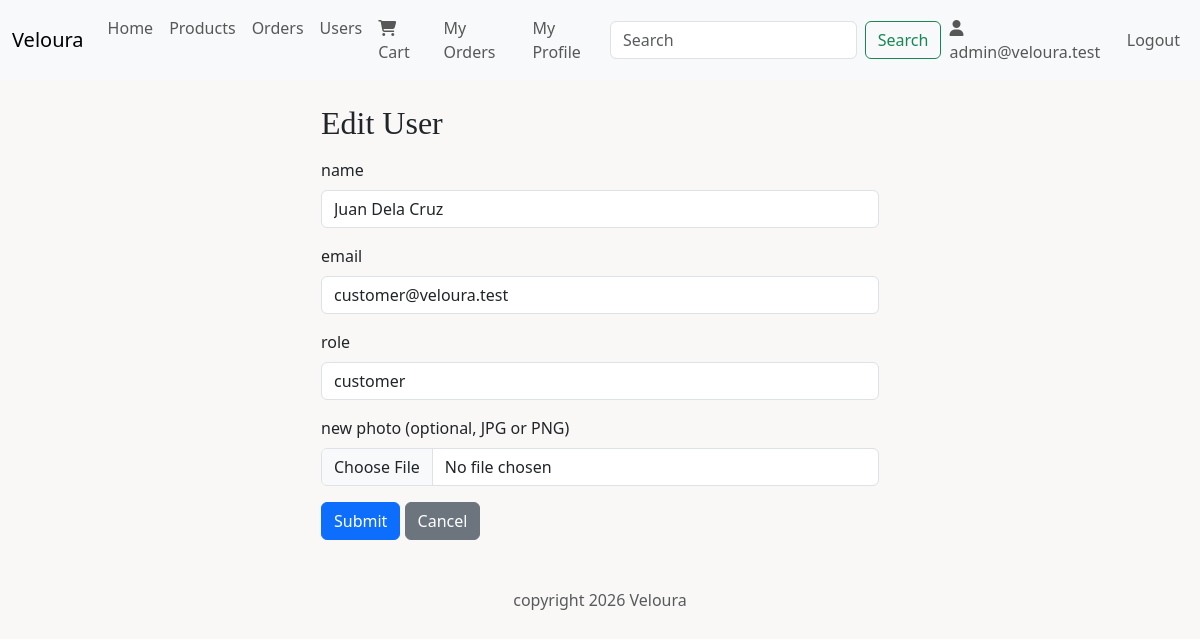
Page /admin/users/edit.php?id=2 (signed in) on the committed database.
### tables this page shows
CREATE TABLE users (
    user_id INT PRIMARY KEY NOT NULL AUTO_INCREMENT,
    name VARCHAR(100) NOT NULL,
    email VARCHAR(100) NOT NULL UNIQUE,
    password VARCHAR(255) NOT NULL,
    img_path VARCHAR(255) NULL,
    role ENUM('customer', 'admin') NOT NULL DEFAULT 'customer',
    status ENUM('active', 'inactive') NOT NULL DEFAULT 'active',
    created_at DATETIME NOT NULL
);

### admin/users/edit.php (the view, shortened to what this page needs)
<?php
include('../../includes/config.php');
$user_id = filter_input(INPUT_GET, 'id', FILTER_VALIDATE_INT);
$sql = "SELECT user_id, name, email, img_path, role, status FROM users WHERE user_id = ? LIMIT 1";
$user = mysqli_fetch_assoc(mysqli_execute_query($conn, $sql, [$user_id]));
include('../../includes/header.php');
?>
<div class="container mt-4">
    <div class="col-md-6 mx-auto">
        <h2>Edit User</h2>
        <form action="update.php" method="POST" enctype="multipart/form-data" novalidate>
            <div class="mb-3">
                <label for="name" class="form-label">name</label>
                <input type="text" class="form-control" id="name" name="name" value="<?php echo $user['name']; ?>">
            </div>
            <div class="mb-3">
                <label for="email" class="form-label">email</label>
                <input type="text" class="form-control" id="email" name="email" value="<?php echo $user['email']; ?>">
            </div>
            <div class="mb-3">
                <label for="role" class="form-label">role</label>
                <?php
                if ($user['status'] === 'active') {
                    echo "<select name='role' id='role' class='form-control'>";
                } else {
                    echo "<select name='role' id='role' class='form-control' disabled>";
                }
                if ($user['role'] === 'admin') {
                    echo "<option value='customer'>customer</option><option value='admin' selected>admin</option>";
                } else {
                    echo "<option value='customer' selected>customer</option><option value='admin'>admin</option>";
                }
                echo "</select>";
                ?>
            </div>
            <div class="mb-3">
                <label for="photo" class="form-label">new photo (optional, JPG or PNG)</label>
                <input type="file" class="form-control" id="photo" name="photo">
            </div>
            <button type="submit" class="btn btn-primary" name="submit">Submit</button>
            <a href="index.php" role="button" class="btn btn-secondary">Cancel</a>
        </form>
    </div>
</div>
<?php
include('../../includes/footer.php');
?>

### includes/style/style.css (style rules this page uses)
body { background-color: #faf8f6; }
h1, h2, h3 { font-family: Georgia, serif; }

### rows in the picture
users: name "Juan Dela Cruz", email "customer@veloura.test", role "customer"

### other values in the picture
$_SESSION['email'] "admin@veloura.test"
